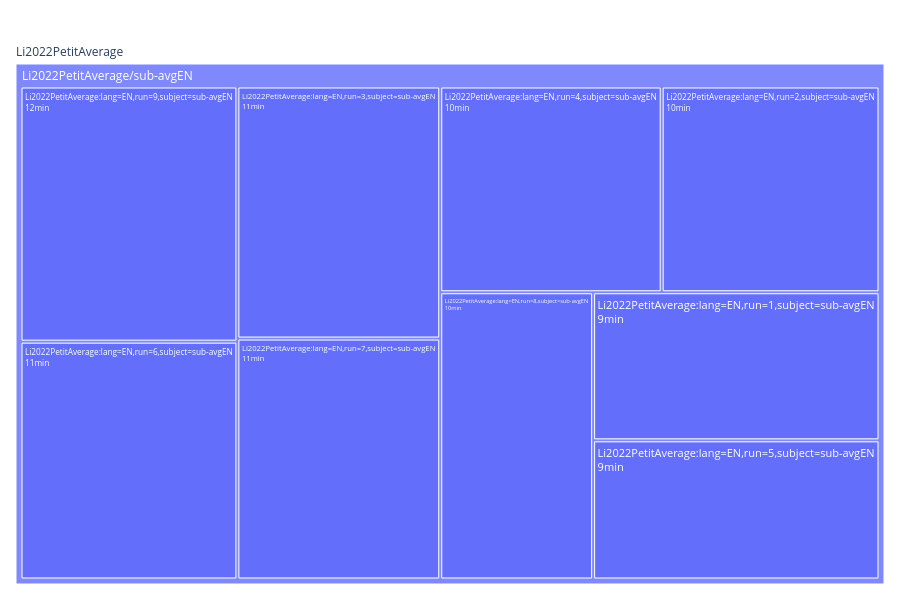

Notebook code cell kept with this figure:
### Markdown cell above
### What is in the whole study?

`neuralset` ships its own views in `neuralset.events.viz`. `plot_study` gives a
treemap of *study → subject → timeline*, with each rectangle sized by duration.
One glance tells you how much data you have and how it is split.

### Code cell
from neuralset.events import viz

viz.plot_study(events)     # hover a rectangle for its exact duration

### Figure 1 — Plotly figure (JSON) as saved in the notebook; plotly's stock layout.template omitted (floating-point values rounded to 4 significant figures)
{"data": [{"branchvalues": "total", "customdata": [["9min"], ["10min"], ["11min"], ["10min"], ["9min"], ["11min"], ["11min"], ["10min"], ["12min"], ["(?)"], ["(?)"]], "domain": {"x": [0.0, 1.0], "y": [0.0, 1.0]}, "hovertemplate": "<b>%{label}</b><br>duration: %{customdata[0]}<br>share: %{percentRoot:.1%}<extra></extra>", "ids": ["Li2022PetitAverage/Li2022PetitAverage/sub-avgEN/Li2022PetitAverage:lang=EN,run=1,subject=sub-avgEN", "Li2022PetitAverage/Li2022PetitAverage/sub-avgEN/Li2022PetitAverage:lang=EN,run=2,subject=sub-avgEN", "Li2022PetitAverage/Li2022PetitAverage/sub-avgEN/Li2022PetitAverage:lang=EN,run=3,subject=sub-avgEN", "Li2022PetitAverage/Li2022PetitAverage/sub-avgEN/Li2022PetitAverage:lang=EN,run=4,subject=sub-avgEN", "Li2022PetitAverage/Li2022PetitAverage/sub-avgEN/Li2022PetitAverage:lang=EN,run=5,subject=sub-avgEN", "Li2022PetitAverage/Li2022PetitAverage/sub-avgEN/Li2022PetitAverage:lang=EN,run=6,subject=sub-avgEN", "Li2022PetitAverage/Li2022PetitAverage/sub-avgEN/Li2022PetitAverage:lang=EN,run=7,subject=sub-avgEN", "Li2022PetitAverage/Li2022PetitAverage/sub-avgEN/Li2022PetitAverage:lang=EN,run=8,subject=sub-avgEN", "Li2022PetitAverage/Li2022PetitAverage/sub-avgEN/Li2022PetitAverage:lang=EN,run=9,subject=sub-avgEN", "Li2022PetitAverage/Li2022PetitAverage/sub-avgEN", "Li2022PetitAverage"], "labels": ["Li2022PetitAverage:lang=EN,run=1,subject=sub-avgEN", "Li2022PetitAverage:lang=EN,run=2,subject=sub-avgEN", "Li2022PetitAverage:lang=EN,run=3,subject=sub-avgEN", "Li2022PetitAverage:lang=EN,run=4,subject=sub-avgEN", "Li2022PetitAverage:lang=EN,run=5,subject=sub-avgEN", "Li2022PetitAverage:lang=EN,run=6,subject=sub-avgEN", "Li2022PetitAverage:lang=EN,run=7,subject=sub-avgEN", "Li2022PetitAverage:lang=EN,run=8,subject=sub-avgEN", "Li2022PetitAverage:lang=EN,run=9,subject=sub-avgEN", "Li2022PetitAverage/sub-avgEN", "Li2022PetitAverage"], "name": "", "parents": ["Li2022PetitAverage/Li2022PetitAverage/sub-avgEN", "Li2022PetitAverage/Li2022PetitAverage/sub-avgEN", "Li2022PetitAverage/Li2022PetitAverage/sub-avgEN", "Li2022PetitAverage/Li2022PetitAverage/sub-avgEN", "Li2022PetitAverage/Li2022PetitAverage/sub-avgEN", "Li2022PetitAverage/Li2022PetitAverage/sub-avgEN", "Li2022PetitAverage/Li2022PetitAverage/sub-avgEN", "Li2022PetitAverage/Li2022PetitAverage/sub-avgEN", "Li2022PetitAverage/Li2022PetitAverage/sub-avgEN", "Li2022PetitAverage", ""], "texttemplate": "%{label}<br>%{customdata[0]}", "type": "treemap", "values": [564.0, 596.0, 680.0, 606.0, 530.0, 686.0, 650.0, 584.0, 736.0, 5632.0, 5632.0]}], "layout": {"height": 600, "legend": {"tracegroupgap": 0}, "margin": {"b": 10, "l": 10, "r": 10, "t": 40}}}
